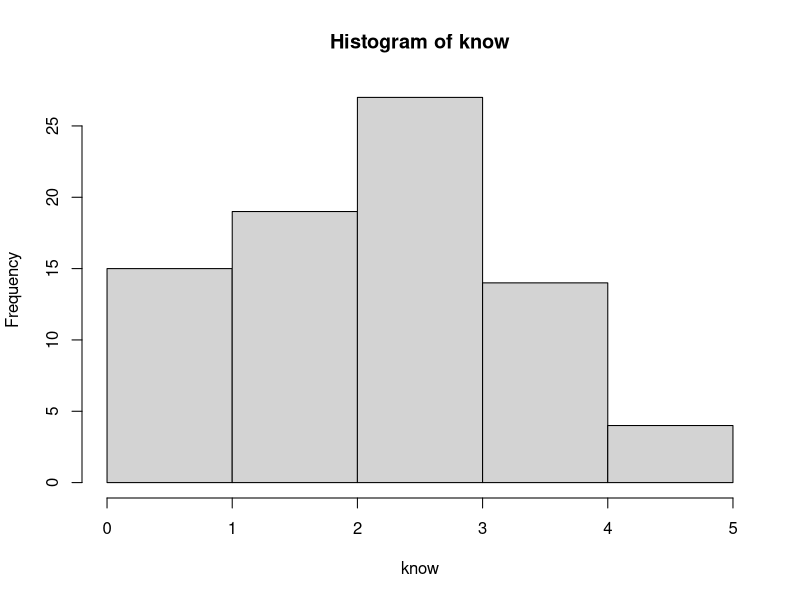
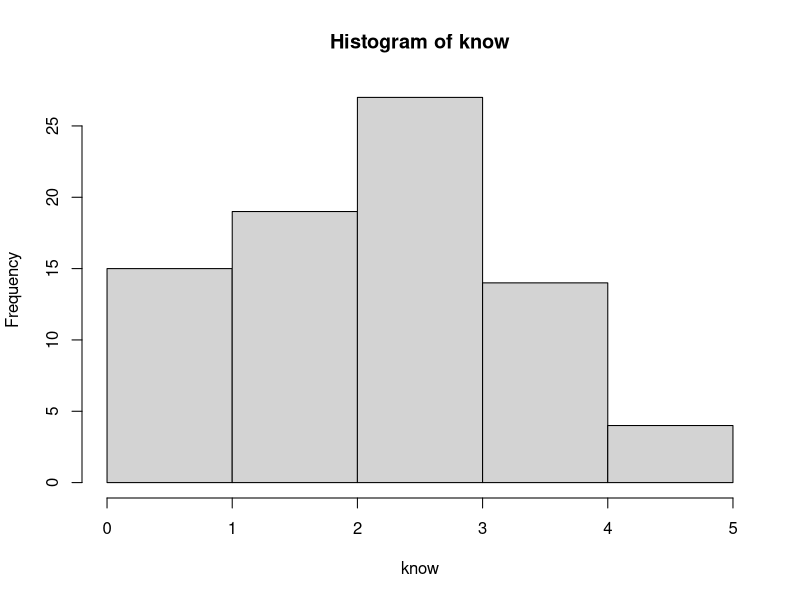
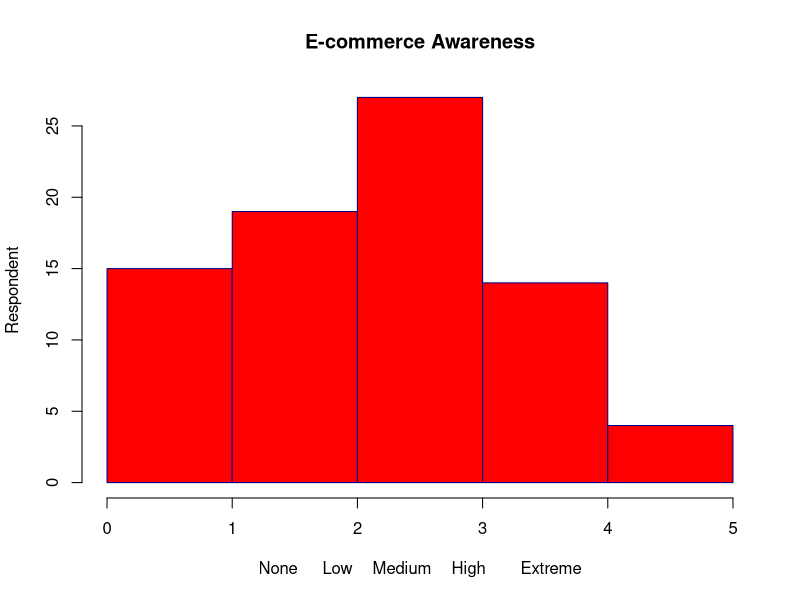

These charts were generated, in order, by the following R code: (Note: this script raises an error after producing the figures.)
data<-read.csv("data.csv")
know<-as.vector(data[[2]])
hist(know,nclass=5)
know_hist<-hist(know,nclass=5)
plot(know_hist,border="dark blue",col="red",main = "E-commerce Awareness",xlab="None     Low    Medium    High       Extreme",ylab="Respondent" )


#TODO buy freq
buy<-as.vector(data[[3]])

buy_hist<-hist(buy,nclass=4)
plot(know_hist,border="dark blue",col="red",main = "Số giao dịch thực hiện mỗi tuần",xlab="Giao Dich",ylab="số người" )
